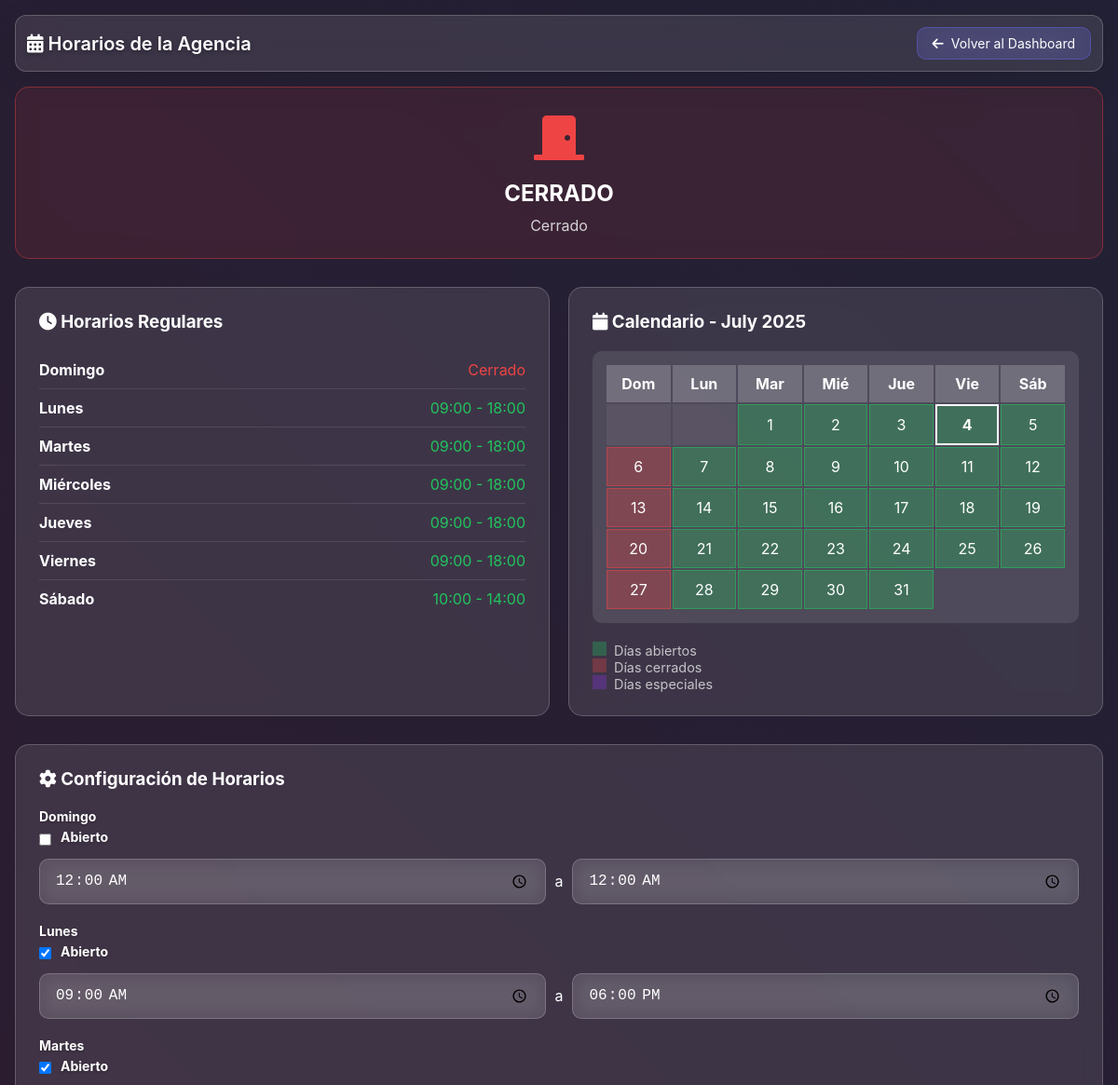
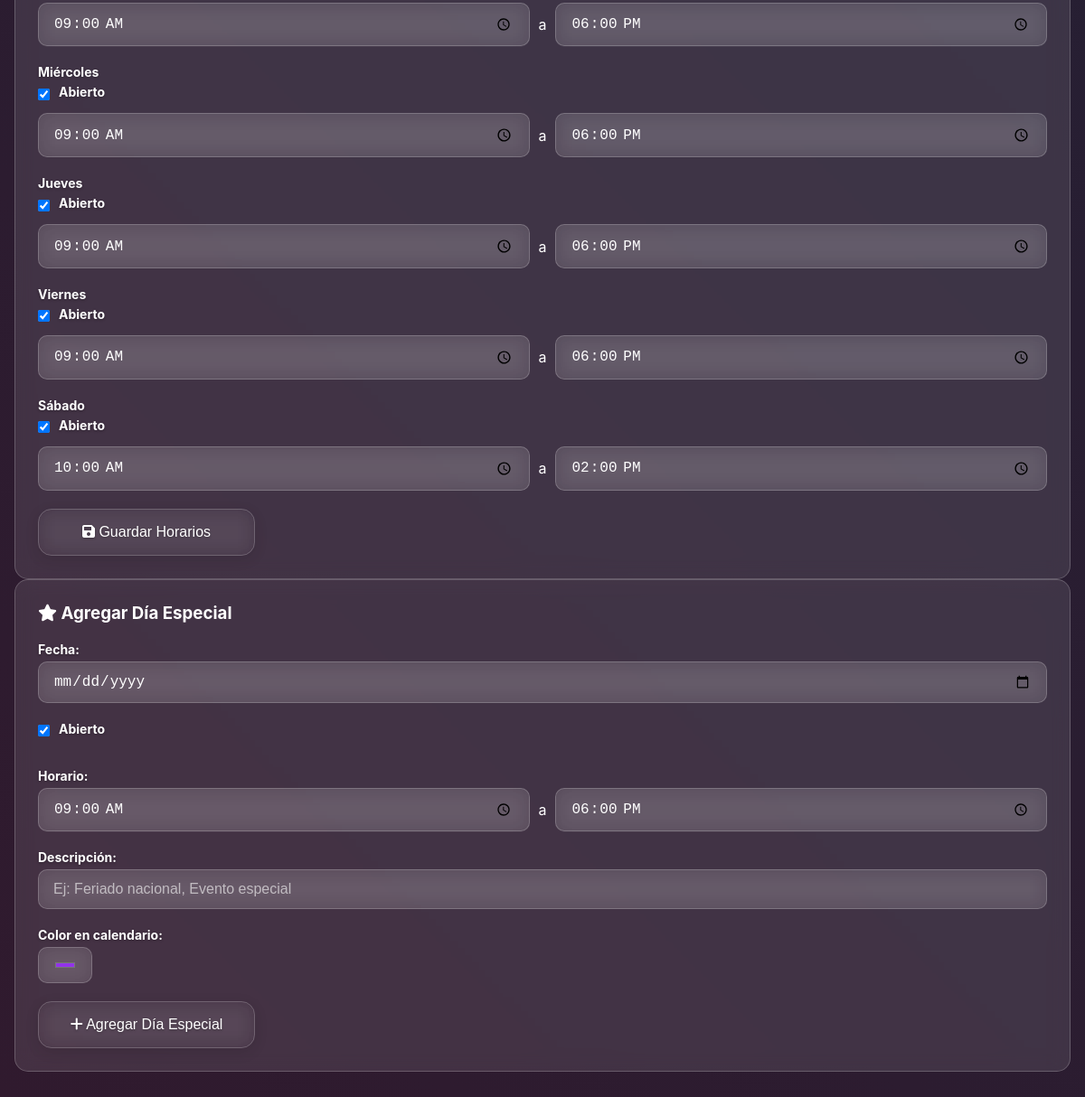
The page /schedule.php (signed in) on the database its author committed (2 pictures, top to bottom).
### tables this page shows
CREATE TABLE IF NOT EXISTS business_hours (
    id INT AUTO_INCREMENT PRIMARY KEY,
    day_of_week TINYINT NOT NULL,  
    opening_time TIME DEFAULT '09:00:00',
    closing_time TIME DEFAULT '18:00:00',
    is_open TINYINT(1) DEFAULT 1,
    created_at TIMESTAMP DEFAULT CURRENT_TIMESTAMP,
    updated_at TIMESTAMP DEFAULT CURRENT_TIMESTAMP ON UPDATE CURRENT_TIMESTAMP,
    UNIQUE KEY unique_day (day_of_week)
);

### schedule.php (the view, shortened to what this page needs)
<?php
require_once 'config/database.php';
$stmt = $pdo->prepare("SELECT * FROM users WHERE id = ?");
$stmt->execute([$_SESSION['user_id']]);
$user = $stmt->fetch(PDO::FETCH_ASSOC);
$user_role = $user['role'];
$can_manage = in_array($user_role, ['super_admin', 'administrador']);
try {
    $pdo->exec("CREATE TABLE IF NOT EXISTS business_hours (
        id INT AUTO_INCREMENT PRIMARY KEY,
        day_of_week TINYINT NOT NULL,
        opening_time TIME DEFAULT '09:00:00',
        closing_time TIME DEFAULT '18:00:00',
        is_open TINYINT(1) DEFAULT 1,
        created_at TIMESTAMP DEFAULT CURRENT_TIMESTAMP,
        updated_at TIMESTAMP DEFAULT CURRENT_TIMESTAMP ON UPDATE CURRENT_TIMESTAMP,
        UNIQUE KEY unique_day (day_of_week)
    )");
    $pdo->exec("CREATE TABLE IF NOT EXISTS special_days (
        id INT AUTO_INCREMENT PRIMARY KEY,
        date DATE NOT NULL UNIQUE,
        opening_time TIME,
        closing_time TIME,
        is_open TINYINT(1) DEFAULT 1,
        description TEXT,
        color VARCHAR(7) DEFAULT '#9333ea',
        created_at TIMESTAMP DEFAULT CURRENT_TIMESTAMP,
        updated_at TIMESTAMP DEFAULT CURRENT_TIMESTAMP ON UPDATE CURRENT_TIMESTAMP
    )");
} catch (PDOException $e) {
    die("Error al configurar la página de horarios: " . $e->getMessage() . "<br><br>Por favor asegúrate de que:<br>1. MySQL esté ejecutándose<br>2. La base de datos 'habbo_agency' exista<br>3. El usuario 'root' tenga permisos");
}
$stmt = $pdo->prepare("SELECT * FROM business_hours ORDER BY day_of_week");
$stmt->execute();
$business_hours = [];
while ($row = $stmt->fetch(PDO::FETCH_ASSOC)) {
    $business_hours[$row['day_of_week']] = $row;
}
$current_month = date('Y-m');
$special_days = [];
$day_names = [
    0 => 'Domingo',
    1 => 'Lunes',
    2 => 'Martes',
    3 => 'Miércoles',
    4 => 'Jueves',
    5 => 'Viernes',
    6 => 'Sábado'
];
$today = date('Y-m-d');
$is_currently_open = false;
$current_status = "Cerrado";
?>
<!DOCTYPE html>
<html lang="es">
<head>
    <link rel="stylesheet" href="assets/css/styles.css">
    <link rel="stylesheet" href="https://cdnjs.cloudflare.com/ajax/libs/font-awesome/6.0.0/css/all.min.css">
</head>
<body class="dashboard-body">
    <div class="dashboard-container">
        <div class="glass-panel">
            <div class="dashboard-header">
                <div class="header-content">
                    <h1 class="dashboard-title">
                        <i class="fas fa-calendar-alt"></i>
                        Horarios de la Agencia
                    </h1>
                    <div class="header-actions">
                        <a href="dashboard.php" class="back-btn">
                            <i class="fas fa-arrow-left"></i>
                            Volver al Dashboard
                        </a>
                    </div>
                </div>
            </div>
            <div class="current-status <?php echo $is_currently_open ? 'status-open' : 'status-closed'; ?>">
                <div class="status-icon">
                    <i class="fas fa-<?php echo $is_currently_open ? 'door-open' : 'door-closed'; ?>" style="color: <?php echo $is_currently_open ? '#22c55e' : '#ef4444'; ?>;"></i>
                </div>
                <div class="status-text"><?php echo $is_currently_open ? 'ABIERTO' : 'CERRADO'; ?></div>
                <div class="status-details"><?php echo $current_status; ?></div>
            </div>
            <div class="schedule-container">
                <div class="business-hours-card">
                    <h3 style="color: white; margin-bottom: 20px;">
                        <i class="fas fa-clock"></i>
                        Horarios Regulares
                    </h3>
                    <?php foreach ($day_names as $day_num => $day_name): ?>
                    <div class="day-schedule">
                        <span class="day-name"><?php echo $day_name; ?></span>
                        <span class="day-hours <?php echo isset($business_hours[$day_num]) && $business_hours[$day_num]['is_open'] ? 'day-open' : 'day-closed'; ?>">
                            <?php
                            if (isset($business_hours[$day_num]) && $business_hours[$day_num]['is_open']) {
                                echo date('H:i', strtotime($business_hours[$day_num]['opening_time'])) . ' - ' .
                                     date('H:i', strtotime($business_hours[$day_num]['closing_time']));
                            } else {
                                echo 'Cerrado';
                            }
                            ?>
                        </span>
                    </div>
                    <?php endforeach; ?>
                </div>
                <div class="business-hours-card">
                    <h3 style="color: white; margin-bottom: 20px;">
                        <i class="fas fa-calendar"></i>
                        Calendario - <?php echo strftime('%B %Y', strtotime($current_month . '-01')); ?>
                    </h3>
                    <div class="calendar-grid">
                        <?php foreach (['Dom', 'Lun', 'Mar', 'Mié', 'Jue', 'Vie', 'Sáb'] as $header): ?>
                        <div class="calendar-header"><?php echo $header; ?></div>
                        <?php endforeach; ?>
                        <?php
                        $first_day = date('w', strtotime($current_month . '-01'));
                        $days_in_month = date('t', strtotime($current_month . '-01'));
                        for ($i = 0; $i < $first_day; $i++) {
                            echo '<div class="calendar-day"></div>';
                        }
                        for ($day = 1; $day <= $days_in_month; $day++) {
                            $current_date = $current_month . '-' . sprintf('%02d', $day);
                            $day_of_week = date('w', strtotime($current_date));
                            $classes = ['calendar-day'];
                            if ($current_date === $today) {
                                $classes[] = 'today';
                            }
                            if (isset($special_days[$current_date])) {
                                $classes[] = 'special';
                            } else if (isset($business_hours[$day_of_week]) && $business_hours[$day_of_week]['is_open']) {
                                $classes[] = 'open';
                            } else {
                                $classes[] = 'closed';
                            }
                            echo '<div class="' . implode(' ', $classes) . '">' . $day . '</div>';
                        }
                        ?>
                    </div>
                    <div style="margin-top: 15px; font-size: 0.9rem; color: rgba(255, 255, 255, 0.7);">
                        <div><span style="display: inline-block; width: 15px; height: 15px; background: rgba(34, 197, 94, 0.3); margin-right: 8px;"></span>Días abiertos</div>
                        <div><span style="display: inline-block; width: 15px; height: 15px; background: rgba(239, 68, 68, 0.3); margin-right: 8px;"></span>Días cerrados</div>
                        <div><span style="display: inline-block; width: 15px; height: 15px; background: rgba(147, 51, 234, 0.3); margin-right: 8px;"></span>Días especiales</div>
                    </div>
                </div>
            </div>
            <?php if ($can_manage): ?>
            <div class="admin-controls">
                <div class="business-hours-card">
                    <h3 style="color: white; margin-bottom: 20px;">
                        <i class="fas fa-cog"></i>
                        Configuración de Horarios
                    </h3>
                    <form method="POST">
                        <?php foreach ($day_names as $day_num => $day_name): ?>
                        <div class="form-group">
                            <label><?php echo $day_name; ?></label>
                            <div class="checkbox-container">
                                <input type="checkbox" name="is_open_<?php echo $day_num; ?>" id="is_open_<?php echo $day_num; ?>"
                                       <?php echo (isset($business_hours[$day_num]) && $business_hours[$day_num]['is_open']) ? 'checked' : ''; ?>>
                                <label for="is_open_<?php echo $day_num; ?>">Abierto</label>
                            </div>
                            <div class="time-input">
                                <input type="time" name="opening_time_<?php echo $day_num; ?>" class="glass-input"
                                       value="<?php echo isset($business_hours[$day_num]) ? $business_hours[$day_num]['opening_time'] : '09:00'; ?>">
                                <span style="color: white;">a</span>
                                <input type="time" name="closing_time_<?php echo $day_num; ?>" class="glass-input"
                                       value="<?php echo isset($business_hours[$day_num]) ? $business_hours[$day_num]['closing_time'] : '18:00'; ?>">
                            </div>
                        </div>
                        <?php endforeach; ?>
                        <button type="submit" class="glass-button">
                            <i class="fas fa-save"></i>
                            Guardar Horarios
                        </button>
                    </form>
                </div>
                <div class="business-hours-card">
                    <h3 style="color: white; margin-bottom: 20px;">
                        <i class="fas fa-star"></i>
                        Agregar Día Especial
                    </h3>
                    <form method="POST">
                        <div class="form-group">
                            <label for="special_date">Fecha:</label>
                            <input type="date" name="special_date" id="special_date" class="glass-input" required>
                        </div>
                        <div class="form-group">
                            <div class="checkbox-container">
                                <input type="checkbox" name="special_is_open" id="special_is_open" checked>
                                <label for="special_is_open">Abierto</label>
                            </div>
                        </div>
                        <div class="form-group">
                            <label>Horario:</label>
                            <div class="time-input">
                                <input type="time" name="special_opening_time" class="glass-input" value="09:00">
                                <span style="color: white;">a</span>
                                <input type="time" name="special_closing_time" class="glass-input" value="18:00">
                            </div>
                        </div>
                        <div class="form-group">
                            <label for="special_description">Descripción:</label>
                            <input type="text" name="special_description" id="special_description" class="glass-input"
                                   placeholder="Ej: Feriado nacional, Evento especial">
                        </div>
                        <div class="form-group">
                            <label for="special_color">Color en calendario:</label>
                            <input type="color" name="special_color" id="special_color" value="#9333ea" class="glass-input" style="width: 60px; height: 40px;">
                        </div>
                        <button type="submit" class="glass-button">
                            <i class="fas fa-plus"></i>
                            Agregar Día Especial
                        </button>
                    </form>
                </div>
            </div>
            <?php endif; ?>
        </div>
    </div>
</body>
</html>

### assets/css/styles.css (style rules this page uses)
* { margin: 0; padding: 0; box-sizing: border-box; }
html, body { height: 100vh; width: 100vw; overflow: hidden; font-family: 'Inter', -apple-system, BlinkMacSystemFont, 'Segoe UI', Roboto, sans-serif; }
body { background: linear-gradient(45deg, rgb(30, 20, 60), rgb(60, 20, 40), rgb(20, 40, 60)); background-size: 400% 400%; animation: gradientShift 20s ease infinite; display: flex; justify-content: center; align-items: center; }
.glass-button { background: transparent; backdrop-filter: blur(10px); border: 1px solid rgba(255, 255, 255, 0.2); border-radius: 15px; color: #FFFFFF; padding: 16px 32px; font-size: 16px; font-weight: 400; cursor: pointer; width: 100%; max-width: 240px; margin: 0 auto; box-shadow: 0 4px 15px rgba(0, 0, 0, 0.1); text-shadow: 0 1px 3px rgba(0, 0, 0, 0.3); position: relative; overflow: hidden; text-decoration: none; display: inline-block; text-align: center; }
.form-group { display: flex; flex-direction: column; }
.form-group label { color: rgba(255, 255, 255, 0.9); font-size: 0.875rem; font-weight: 500; margin-bottom: 0.5rem; text-shadow: 0 1px 3px rgba(0, 0, 0, 0.3); }
.glass-input { background: rgba(255, 255, 255, 0.1); backdrop-filter: blur(10px); border: 1px solid rgba(255, 255, 255, 0.2); border-radius: 10px; color: #FFFFFF; padding: 12px 16px; font-size: 1rem; width: 100%; }
.glass-input::placeholder { color: rgba(255, 255, 255, 0.6); }
.status-icon { font-size: 2.5rem; color: #28a745; margin-bottom: 10px; }
.status-text { color: #FFFFFF; font-size: 1.1rem; font-weight: 500; margin: 0; }
.dashboard-body { overflow-y: auto; overflow-x: hidden; align-items: flex-start; background: linear-gradient(45deg, rgb(30, 20, 60), rgb(60, 20, 40), rgb(20, 40, 60)); background-size: 400% 400%; animation: gradientShift 20s ease infinite; }
.dashboard-container { padding: 1rem; max-width: 1200px; width: 100%; margin: 0 auto; }
.dashboard-header { background: rgba(255, 255, 255, 0.1); backdrop-filter: blur(20px); border-radius: 12px; border: 1px solid rgba(255, 255, 255, 0.2); box-shadow: 0 8px 32px rgba(0, 0, 0, 0.1); padding: 0.75rem; margin-bottom: 1rem; }
.header-content { display: flex; justify-content: space-between; align-items: center; flex-wrap: wrap; gap: 0.75rem; }
.dashboard-title { font-size: 1.25rem; font-weight: 600; color: #FFFFFF; text-shadow: 0 2px 4px rgba(0, 0, 0, 0.3); }
.back-btn { background: rgba(99, 102, 241, 0.2); border: 1px solid rgba(99, 102, 241, 0.4); color: #FFFFFF; padding: 0.5rem 1rem; border-radius: 10px; text-decoration: none; backdrop-filter: blur(20px); font-size: 0.875rem; display: flex; align-items: center; gap: 0.5rem; }

### rows shown on the page
business_hours: day_name "Lunes", opening_time "09:00", closing_time "18:00", is_open "☑", opening_time "09:00:00", closing_time "18:00:00"
business_hours: day_name "Martes", opening_time "09:00", closing_time "18:00", is_open "☑", opening_time "09:00:00", closing_time "18:00:00"
business_hours: day_name "Miércoles", opening_time "09:00", closing_time "18:00", is_open "☑", opening_time "09:00:00", closing_time "18:00:00"
business_hours: day_name "Jueves", opening_time "09:00", closing_time "18:00", is_open "☑", opening_time "09:00:00", closing_time "18:00:00"
business_hours: day_name "Viernes", opening_time "09:00", closing_time "18:00", is_open "☑", opening_time "09:00:00", closing_time "18:00:00"
business_hours: day_name "Sábado", opening_time "10:00", closing_time "14:00", is_open "☑", opening_time "10:00:00", closing_time "14:00:00"
business_hours: opening_time "00:00:00", closing_time "00:00:00"

### other values the page prints
$current_status "Cerrado"
$day_name "Domingo"
$header "Dom"
$header "Lun"
$header "Mar"
$header "Mié"
$header "Jue"
$header "Vie"
$header "Sáb"
$day_name "Lunes"
$day_name "Martes"
$day_name "Miércoles"
$day_name "Jueves"
$day_name "Viernes"
$day_name "Sábado"
